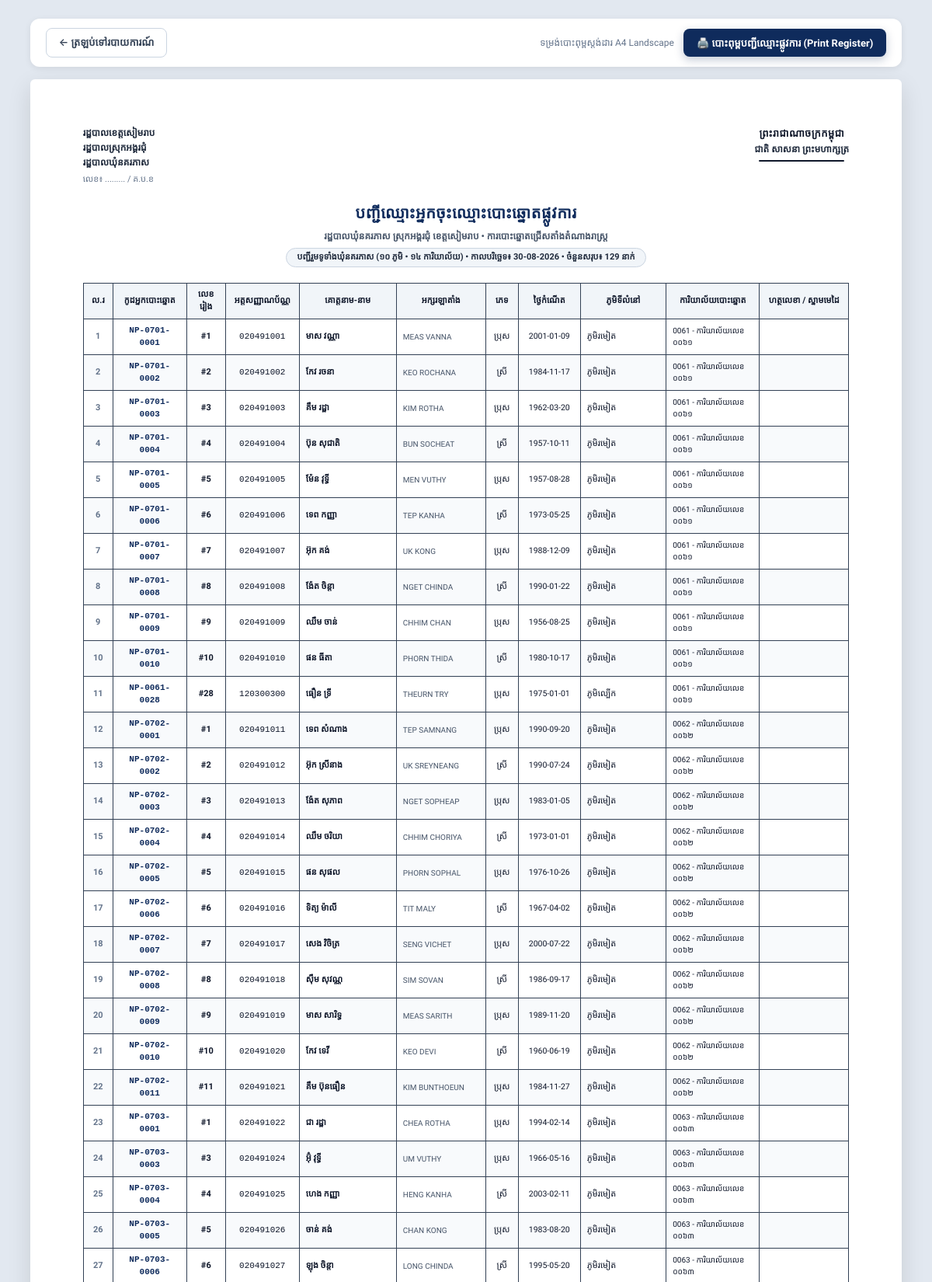
Page /reports/official-list (signed in, upper part) on the committed database.
### app/models.py (models this page shows, shortened)
class Voter(Base):
    __tablename__ = "voters"
    id = Column(Integer, primary_key=True, index=True)
    voter_code = Column(String(50), unique=True, index=True, nullable=False) # e.g. NP-0701-0001
    list_no = Column(Integer, nullable=False)                                # 1, 2, 3 in station
    national_id = Column(String(50), index=True, nullable=False) # 9 or 10 digit Khmer ID card
    name_kh = Column(String(100), nullable=False)                            # ឈ្មោះខ្មែរ (e.g. ស៊ឹម ចាន់ថន)
    name_en = Column(String(100), nullable=False)                            # ឈ្មោះឡាតាំង (e.g. SIM CHANTHORN)
    gender = Column(String(20), nullable=False)                              # ប្រុស / ស្រី
    dob = Column(String(50), nullable=False)                                 # 1990-04-15 or 1990
    address = Column(String(255), nullable=True)                             # ក្រុមទី...
    village_id = Column(Integer, ForeignKey("villages.id"), nullable=False)
    station_id = Column(Integer, ForeignKey("polling_stations.id"), nullable=False)
    status = Column(String(30), default="active")                            # active, moved, deceased, suspended
    reg_type = Column(String(30), default="new")                              # new (ចុះថ្មី), legacy (បញ្ជីចាស់), transferred (ផ្ទេរចូល)
    reg_year = Column(Integer, default=2026)                                  # ឆ្នាំចុះឈ្មោះ (2026, 2025, 2024...)
    reg_reason = Column(String(100), nullable=True)                           # first_time_18, never_registered, relocated, legacy
    photo_url = Column(Text, nullable=True)                                  # Base64 Data URI or Image path
    has_voted = Column(Boolean, default=False)
    voted_at = Column(DateTime, nullable=True)
    voted_by_user_id = Column(Integer, ForeignKey("users.id"), nullable=True)
    notes = Column(Text, nullable=True)
    created_at = Column(DateTime, default=get_cambodia_now)
    updated_at = Column(DateTime, default=get_cambodia_now, onupdate=get_cambodia_now)
    village = relationship("Village", back_populates="voters")
    station = relationship("PollingStation", back_populates="voters")
    voted_by_user = relationship("User", foreign_keys=[voted_by_user_id])
    birth_certificate = relationship("BirthCertificate", back_populates="voter", uselist=False)

class Village(Base):
    __tablename__ = "villages"
    id = Column(Integer, primary_key=True, index=True)
    code = Column(String(20), unique=True, index=True, nullable=False) # e.g. V01 to V10
    name_kh = Column(String(100), nullable=False)                     # e.g. ភូមិរមៀត
    name_en = Column(String(100), nullable=False)                     # e.g. Romiet Village
    chief_name = Column(String(100), nullable=True)                  # e.g. លោក ឈុន វុទ្ធី
    chief_phone = Column(String(50), nullable=True)                  # e.g. 012 345 678
    total_households = Column(Integer, default=0)
    created_at = Column(DateTime, default=get_cambodia_now)
    stations = relationship("PollingStation", back_populates="village")
    voters = relationship("Voter", back_populates="village")
    users = relationship("User", back_populates="village")
    birth_certificates = relationship("BirthCertificate", back_populates="village")

class PollingStation(Base):
    __tablename__ = "polling_stations"
    id = Column(Integer, primary_key=True, index=True)
    code = Column(String(20), unique=True, index=True, nullable=False) # e.g. 0701 to 0714
    name = Column(String(150), nullable=False)                         # e.g. ការិយាល័យលេខ ០៧០១
    location = Column(String(200), nullable=False)                     # e.g. សាលាបឋមសិក្សារមៀត (បន្ទប់ទី១)
    capacity = Column(Integer, default=600)                            # Maximum capacity
    village_id = Column(Integer, ForeignKey("villages.id"), nullable=True)
    officer_name = Column(String(100), nullable=True)                  # Head of polling station
    officer_phone = Column(String(50), nullable=True)
    created_at = Column(DateTime, default=get_cambodia_now)
    village = relationship("Village", back_populates="stations")
    voters = relationship("Voter", back_populates="station")
    users = relationship("User", back_populates="station")

### app/routes/report_routes.py (the view)
@router.get("/reports/official-list", response_class=HTMLResponse)
def official_printable_list(
    request: Request,
    station_id: str = Query("", description="Station ID"),
    village_id: str = Query("", description="Village ID"),
    db: Session = Depends(get_db)
):
    current_user = get_current_user_optional(request, db)
    if not current_user:
        return RedirectResponse(url="/login", status_code=302)
    query = db.query(Voter).filter(Voter.status == "active")
    station = None
    village = None
    if station_id and station_id.isdigit():
        station = db.query(PollingStation).filter(PollingStation.id == int(station_id)).first()
        if station:
            query = query.filter(Voter.station_id == int(station_id))
    if village_id and village_id.isdigit():
        village = db.query(Village).filter(Village.id == int(village_id)).first()
        if village:
            query = query.filter(Voter.village_id == int(village_id))
    voters = query.order_by(Voter.station_id.asc(), Voter.list_no.asc()).all()
    villages = db.query(Village).order_by(Village.code).all()
    stations = db.query(PollingStation).order_by(PollingStation.code).all()
    return templates.TemplateResponse(request=request, name="reports/official_list.html", context={
        "current_user": current_user,
        "voters": voters,
        "station": station,
        "village": village,
        "stations": stations,
        "villages": villages,
        "now": get_cambodia_now()
    })

### app/templates/reports/official_list.html (shortened to what this page needs)
<!DOCTYPE html>
<html lang="km">
<head>
    <link rel="stylesheet" href="/static/css/style.css?v=4.0">
    <link rel="stylesheet" href="/static/css/print.css?v=4.0" media="print">
</head>
<body>
    <div class="print-toolbar">
        <a href="/reports" class="btn btn-outline">
            ← ត្រឡប់ទៅរបាយការណ៍
        </a>
        <div style="display: flex; align-items: center; gap: 12px;">
            <span style="font-size: 12px; color: #64748b;">ទម្រង់បោះពុម្ពស្តង់ដារ A4 Landscape</span>
            <button onclick="window.print()" class="btn btn-primary">
                🖨️ បោះពុម្ពបញ្ជីឈ្មោះផ្លូវការ (Print Register)
            </button>
        </div>
    </div>
    <div class="sheet">
        <div class="doc-header">
            <div class="doc-header-left">
                <div>រដ្ឋបាលខេត្តសៀមរាប</div>
                <div>រដ្ឋបាលស្រុកអង្គរជុំ</div>
                <div>រដ្ឋបាលឃុំនគរភាស</div>
                <div style="font-size: 11px; font-weight: normal; color: #64748b; margin-top: 2px;">លេខ៖ ......... / គ.ប.ខ</div>
            </div>
            <div class="doc-header-right">
                <h3>ព្រះរាជាណាចក្រកម្ពុជា</h3>
                <p>ជាតិ សាសនា ព្រះមហាក្សត្រ</p>
                <div class="header-decor"></div>
            </div>
        </div>
        <div class="doc-title-block">
            <h1 class="doc-title">បញ្ជីឈ្មោះអ្នកចុះឈ្មោះបោះឆ្នោតផ្លូវការ</h1>
            <p class="doc-subtitle">
                រដ្ឋបាលឃុំនគរភាស ស្រុកអង្គរជុំ ខេត្តសៀមរាប • ការបោះឆ្នោតជ្រើសតាំងតំណាងរាស្ត្រ
            </p>
            <div class="doc-badge-info">
                {% if station %}
                    {{ station.name }} (កូដ៖ {{ station.code }}) • ទីតាំង៖ {{ station.location }}
                {% elif village %}
                    ភូមិ {{ village.name_kh }} (កូដ៖ {{ village.code }})
                {% else %}
                    បញ្ជីរួមទូទាំងឃុំនគរភាស (១០ ភូមិ • ១៤ ការិយាល័យ)
                {% endif %}
                • <strong>កាលបរិច្ឆេទ៖ {{ now.strftime('%d-%m-%Y') }}</strong> • ចំនួនសរុប៖ <strong>{{ voters|length }} នាក់</strong>
            </div>
        </div>
        <table class="official-table">
            <thead>
                <tr>
                    <th style="width: 38px;">ល.រ</th>
                    <th style="width: 95px;">កូដអ្នកបោះឆ្នោត</th>
                    <th style="width: 50px;">លេខរៀង</th>
                    <th style="width: 95px;">អត្តសញ្ញាណប័ណ្ណ</th>
                    <th style="width: 125px;">គោត្តនាម-នាម</th>
                    <th style="width: 115px;">អក្សរឡាតាំង</th>
                    <th style="width: 42px;">ភេទ</th>
                    <th style="width: 80px;">ថ្ងៃកំណើត</th>
                    <th>ភូមិទីលំនៅ</th>
                    <th style="width: 120px;">ការិយាល័យបោះឆ្នោត</th>
                    <th style="width: 115px;">ហត្ថលេខា / ស្នាមមេដៃ</th>
                </tr>
            </thead>
            <tbody>
                {% if voters %}
                    {% for v in voters %}
                    <tr>
                        <td style="text-align: center; font-weight: bold; color: #64748b;">{{ loop.index }}</td>
                        <td style="font-family: monospace; font-weight: bold; text-align: center; color: #0f2b5c;">{{ v.voter_code }}</td>
                        <td style="text-align: center; font-weight: bold;">#{{ v.list_no }}</td>
                        <td style="font-family: monospace; text-align: center;">{{ v.national_id }}</td>
                        <td style="font-weight: bold; color: #0f172a;">{{ v.name_kh }}</td>
                        <td style="text-transform: uppercase; font-size: 10px; color: #475569;">{{ v.name_en }}</td>
                        <td style="text-align: center;">{{ v.gender }}</td>
                        <td style="text-align: center; font-size: 10.5px;">{{ v.dob }}</td>
                        <td>{{ v.village.name_kh if v.village else '' }}</td>
                        <td style="font-size: 10px;">{{ v.station.code if v.station else '' }} - {{ v.station.name if v.station else '' }}</td>
                        <td></td>
                    </tr>
                    {% endfor %}
                {% else %}
                    <tr>
                        <td colspan="11" style="text-align: center; padding: 25px; color: #64748b;">ពុំមានទិន្នន័យអ្នកបោះឆ្នោតឡើយ</td>
                    </tr>
                {% endif %}
            </tbody>
        </table>
    </div>
</body>
</html>

### app/static/css/style.css (style rules this page uses)
:root { --font-body: 'Kantumruy Pro', 'Siemreap', 'Battambang', 'Outfit', system-ui, -apple-system, sans-serif; --font-heading: 'Kantumruy Pro', 'Siemreap', 'Battambang', sans-serif; --font-khmer-title: 'Moul', cursive; --font-khmer-bold: 'Kantumruy Pro', 'Battambang', sans-serif; --color-primary: #0f2b5c; --color-primary-light: #1e3a8a; --color-primary-dark: #0a1c3d; --color-accent: #d4af37; --color-accent-hover: #b89628; --color-success: #10b981; --color-success-bg: #ecfdf5; --color-warning: #f59e0b; --color-warning-bg: #fffbeb; --color-danger: #ef4444; --color-danger-bg: #fef2f2; --color-info: #3b82f6; --color-info-bg: #eff6ff; --bg-main: #f8fafc; --bg-card: #ffffff; --border-color: #e2e8f0; --text-main: #1e293b; --text-muted: #64748b; --shadow-sm: 0 1px 2px 0 rgb(0 0 0 / 0.05); --shadow-md: 0 4px 6px -1px rgb(0 0 0 / 0.1), 0 2px 4px -2px rgb(0 0 0 / 0.1); --shadow-lg: 0 10px 15px -3px rgb(0 0 0 / 0.1), 0 4px 6px -4px rgb(0 0 0 / 0.1); --shadow-xl: 0 20px 25px -5px rgb(0 0 0 / 0.1), 0 8px 10px -6px rgb(0 0 0 / 0.1); --radius-md: 12px; --radius-lg: 16px; --radius-xl: 24px; }
* { margin: 0; padding: 0; box-sizing: border-box; }
html { height: 100%; width: 100%; }
body { font-family: var(--font-body); background-color: var(--bg-main); color: var(--text-main); min-height: 100%; width: 100%; margin: 0; padding: 0; line-height: 1.65; -webkit-font-smoothing: antialiased; -moz-osx-font-smoothing: grayscale; text-rendering: optimizeLegibility; transition: background-color 0.25s ease, color 0.2s ease; }
.btn { display: inline-flex; align-items: center; justify-content: center; gap: 8px; padding: 9px 18px; font-size: 0.925rem; font-weight: 600; font-family: var(--font-body); border-radius: var(--radius-md); cursor: pointer; transition: all 0.2s cubic-bezier(0.4, 0, 0.2, 1); border: 1px solid transparent; text-decoration: none; white-space: nowrap; }
.btn-primary { background: linear-gradient(135deg, #0f2b5c 0%, #1e3a8a 100%); color: white; box-shadow: 0 4px 12px rgba(15, 43, 92, 0.25); }
.btn-outline { background: transparent; border-color: var(--border-color); color: var(--text-main); }
body, h1, h2, h3, h4, h5, h6, p, span, a, td, th, label, button, input, select { -webkit-font-smoothing: antialiased; -moz-osx-font-smoothing: grayscale; text-rendering: optimizeLegibility; }

### rows in the picture
Voter: voter_code "NP-0701-0001", list_no "1", national_id "020491001", name_kh "មាស វណ្ណា", name_en "MEAS VANNA", gender "ប្រុស", dob "2001-01-09", village "ភូមិរមៀត", station "0061", station "ការិយាល័យលេខ ០០៦១"
Voter: voter_code "NP-0701-0002", list_no "2", national_id "020491002", name_kh "កែវ រចនា", name_en "KEO ROCHANA", gender "ស្រី", dob "1984-11-17", village "ភូមិរមៀត", station "0061", station "ការិយាល័យលេខ ០០៦១"
Voter: voter_code "NP-0701-0003", list_no "3", national_id "020491003", name_kh "គឹម រដ្ឋា", name_en "KIM ROTHA", gender "ប្រុស", dob "1962-03-20", village "ភូមិរមៀត", station "0061", station "ការិយាល័យលេខ ០០៦១"
Voter: voter_code "NP-0701-0004", list_no "4", national_id "020491004", name_kh "ប៊ុន សុជាតិ", name_en "BUN SOCHEAT", gender "ស្រី", dob "1957-10-11", village "ភូមិរមៀត", station "0061", station "ការិយាល័យលេខ ០០៦១"
Voter: voter_code "NP-0701-0005", list_no "5", national_id "020491005", name_kh "ម៉ែន វុទ្ធី", name_en "MEN VUTHY", gender "ប្រុស", dob "1957-08-28", village "ភូមិរមៀត", station "0061", station "ការិយាល័យលេខ ០០៦១"
Voter: voter_code "NP-0701-0006", list_no "6", national_id "020491006", name_kh "ទេព កញ្ញា", name_en "TEP KANHA", gender "ស្រី", dob "1973-05-25", village "ភូមិរមៀត", station "0061", station "ការិយាល័យលេខ ០០៦១"
Voter: voter_code "NP-0701-0007", list_no "7", national_id "020491007", name_kh "អ៊ុក គង់", name_en "UK KONG", gender "ប្រុស", dob "1988-12-09", village "ភូមិរមៀត", station "0061", station "ការិយាល័យលេខ ០០៦១"
Voter: voter_code "NP-0701-0008", list_no "8", national_id "020491008", name_kh "ង៉ែត ចិន្តា", name_en "NGET CHINDA", gender "ស្រី", dob "1990-01-22", village "ភូមិរមៀត", station "0061", station "ការិយាល័យលេខ ០០៦១"
Voter: voter_code "NP-0701-0009", list_no "9", national_id "020491009", name_kh "ឈឹម ចាន់", name_en "CHHIM CHAN", gender "ប្រុស", dob "1956-08-25", village "ភូមិរមៀត", station "0061", station "ការិយាល័យលេខ ០០៦១"
Voter: voter_code "NP-0701-0010", list_no "10", national_id "020491010", name_kh "ផន ធីតា", name_en "PHORN THIDA", gender "ស្រី", dob "1980-10-17", village "ភូមិរមៀត", station "0061", station "ការិយាល័យលេខ ០០៦១"
Voter: voter_code "NP-0061-0028", list_no "28", national_id "120300300", name_kh "ធឿន ទ្រី", name_en "THEURN TRY", gender "ប្រុស", dob "1975-01-01", village "ភូមិល្បើក", station "0061", station "ការិយាល័យលេខ ០០៦១"
Voter: voter_code "NP-0702-0001", list_no "1", national_id "020491011", name_kh "ទេព សំណាង", name_en "TEP SAMNANG", gender "ប្រុស", dob "1990-09-20", village "ភូមិរមៀត", station "0062", station "ការិយាល័យលេខ ០០៦២"
Voter: voter_code "NP-0702-0002", list_no "2", national_id "020491012", name_kh "អ៊ុក ស្រីនាង", name_en "UK SREYNEANG", gender "ស្រី", dob "1990-07-24", village "ភូមិរមៀត", station "0062", station "ការិយាល័យលេខ ០០៦២"
Voter: voter_code "NP-0702-0003", list_no "3", national_id "020491013", name_kh "ង៉ែត សុភាព", name_en "NGET SOPHEAP", gender "ប្រុស", dob "1983-01-05", village "ភូមិរមៀត", station "0062", station "ការិយាល័យលេខ ០០៦២"
Voter: voter_code "NP-0702-0004", list_no "4", national_id "020491014", name_kh "ឈឹម ចរិយា", name_en "CHHIM CHORIYA", gender "ស្រី", dob "1973-01-01", village "ភូមិរមៀត", station "0062", station "ការិយាល័យលេខ ០០៦២"
Voter: voter_code "NP-0702-0005", list_no "5", national_id "020491015", name_kh "ផន សុផល", name_en "PHORN SOPHAL", gender "ប្រុស", dob "1976-10-26", village "ភូមិរមៀត", station "0062", station "ការិយាល័យលេខ ០០៦២"
Voter: voter_code "NP-0702-0006", list_no "6", national_id "020491016", name_kh "ទិត្យ ម៉ាលី", name_en "TIT MALY", gender "ស្រី", dob "1967-04-02", village "ភូមិរមៀត", station "0062", station "ការិយាល័យលេខ ០០៦២"
Voter: voter_code "NP-0702-0007", list_no "7", national_id "020491017", name_kh "សេង វិចិត្រ", name_en "SENG VICHET", gender "ប្រុស", dob "2000-07-22", village "ភូមិរមៀត", station "0062", station "ការិយាល័យលេខ ០០៦២"
Voter: voter_code "NP-0702-0008", list_no "8", national_id "020491018", name_kh "ស៊ឹម សុវណ្ណ", name_en "SIM SOVAN", gender "ស្រី", dob "1986-09-17", village "ភូមិរមៀត", station "0062", station "ការិយាល័យលេខ ០០៦២"
Voter: voter_code "NP-0702-0009", list_no "9", national_id "020491019", name_kh "មាស សារិទ្ធ", name_en "MEAS SARITH", gender "ប្រុស", dob "1989-11-20", village "ភូមិរមៀត", station "0062", station "ការិយាល័យលេខ ០០៦២"
Voter: voter_code "NP-0702-0010", list_no "10", national_id "020491020", name_kh "កែវ ទេវី", name_en "KEO DEVI", gender "ស្រី", dob "1960-06-19", village "ភូមិរមៀត", station "0062", station "ការិយាល័យលេខ ០០៦២"
Voter: voter_code "NP-0702-0011", list_no "11", national_id "020491021", name_kh "គឹម ប៊ុនធឿន", name_en "KIM BUNTHOEUN", gender "ប្រុស", dob "1984-11-27", village "ភូមិរមៀត", station "0062", station "ការិយាល័យលេខ ០០៦២"
Voter: voter_code "NP-0703-0001", list_no "1", national_id "020491022", name_kh "ជា រដ្ឋា", name_en "CHEA ROTHA", gender "ប្រុស", dob "1994-02-14", village "ភូមិរមៀត", station "0063", station "ការិយាល័យលេខ ០០៦៣"
Voter: voter_code "NP-0703-0003", list_no "3", national_id "020491024", name_kh "អ៊ុំ វុទ្ធី", name_en "UM VUTHY", gender "ប្រុស", dob "1966-05-16", village "ភូមិរមៀត", station "0063", station "ការិយាល័យលេខ ០០៦៣"
Voter: voter_code "NP-0703-0004", list_no "4", national_id "020491025", name_kh "ហេង កញ្ញា", name_en "HENG KANHA", gender "ស្រី", dob "2003-02-11", village "ភូមិរមៀត", station "0063", station "ការិយាល័យលេខ ០០៦៣"
Voter: voter_code "NP-0703-0005", list_no "5", national_id "020491026", name_kh "ចាន់ គង់", name_en "CHAN KONG", gender "ប្រុស", dob "1983-08-20", village "ភូមិរមៀត", station "0063", station "ការិយាល័យលេខ ០០៦៣"
Voter: voter_code "NP-0703-0006", list_no "6", national_id "020491027", name_kh "ឡុង ចិន្តា", name_en "LONG CHINDA", gender "ស្រី", dob "1995-05-20", village "ភូមិរមៀត", station "0063", station "ការិយាល័យលេខ ០០៦៣"

### other values in the picture
{{ now.strftime('%d-%m-%Y') }} "30-08-2026"
{{ voters|length }} "129"
